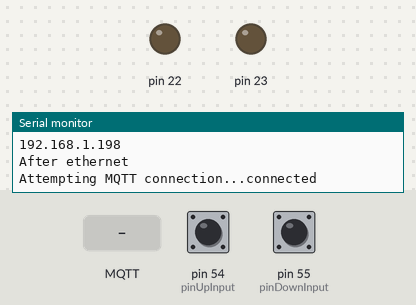
A sketch run on a simulated Arduino Mega 2560, built with avr-gcc and run on an emulated ATmega2560. Parts: output pins drawn as LEDs (lit = HIGH), the last lines printed to the serial monitor. The test bench sets the inputs (shaded band); at power-on: pin 54 (pinUpInput) LOW, pin 55 (pinDownInput) LOW. No MQTT or app messages arrive unless stated.

Above: at 1.2 s.
1.3 s: pin 54 (pinUpInput) pulled HIGH for 0.15 s
At 1.7 s:
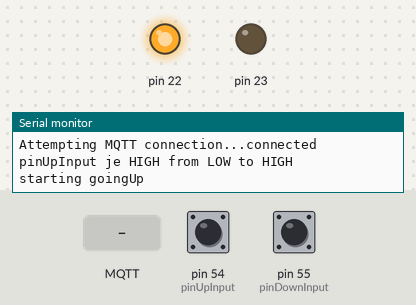
2.9 s: pin 55 (pinDownInput) pulled HIGH for 0.15 s
At 4.1 s:
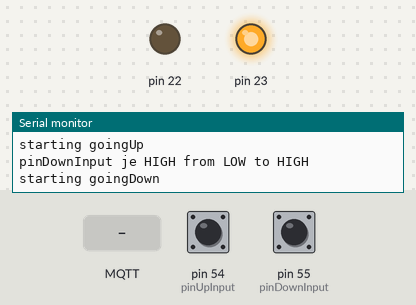
6.0 s: pin 55 (pinDownInput) pulled HIGH for 1 s
At 6.4 s:
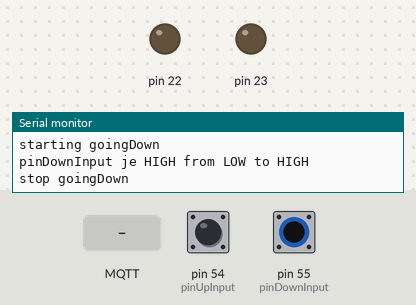
8.5 s: pin 55 (pinDownInput) pulled HIGH for 3.2 s
At 9.5 s:
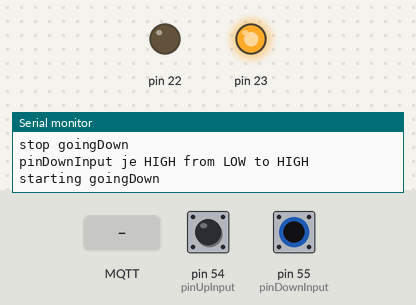
13.2 s: MQTT message "up" arrives on the first subscribed topic
At 14.3 s:
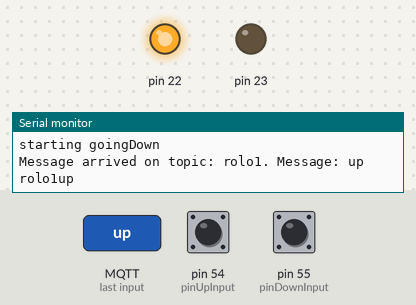
Timing chart, 0 to 15.8 s (numbered marks = the images above; inputs shaded):
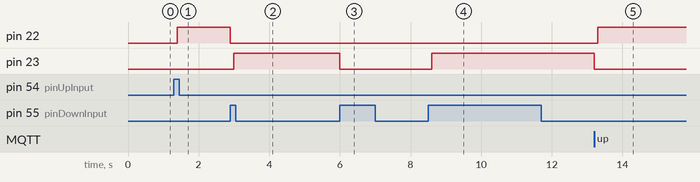

The sketch:

RollerShutter.ino
```cpp
#include <SPI.h>
#include <Controllino.h>
#include <Ethernet.h>
#include <PubSubClient.h>
#include "Shutter.h"


#define pinUp CONTROLLINO_R0
#define pinDown CONTROLLINO_R1
#define pinUpInput CONTROLLINO_A0
#define pinDownInput CONTROLLINO_A1


byte mac[] = {0xDE, 0xAD, 0xBE, 0xEF, 0xFE, 0xED};
byte ip[] = {192, 168, 1, 198};  // <- change to match your network

const char* mqtt_server = "46.101.198.211";
char Controllino_RTC_init();

int goingUp = 0;
int goingDown = 0;
int buttonStateUp = 0;         // Variable to store the current button state
int lastButtonStateUp = 0;     // Variable to store the last button state
int buttonStateDown = 0;         // Variable to store the current button state
int lastButtonStateDown = 0;     // Variable to store the last button state
int calibrationMode = 0;        //Variable to know wheather calibrationMode is active
int calibrated = 0;

const unsigned long timeLimit = 10000; // Time limit in milliseconds (10 seconds)
unsigned long startTime; // Variable to store the start time
unsigned long startTimeCalibrationUp;
unsigned long startTimeCalibrationDown;
unsigned long calibratedTimeUp;
unsigned long calibratedTimeDown;
unsigned long rollTime;
unsigned long rollStartTime;
int setPosition = 0;
int currentPosition = 0;
int newPosition = 0;

EthernetClient ethClient;
PubSubClient client(ethClient);
Shutter rolo1(pinUp, pinDown);

void setup() {
  Serial.begin(115200);
  Serial.println("Starting bairCon123456");
  Ethernet.begin(mac, ip);
  Serial.println(Ethernet.localIP());
  client.setServer(mqtt_server, 1883);
  client.setCallback(callback);
  Serial.println("After ethernet");
  rolo1.init();
  pinMode(pinUpInput, INPUT);
  pinMode(pinDownInput, INPUT);
}

void callback(char* topic, byte* message, unsigned int length) {
  Serial.print("Message arrived on topic: "); Serial.print(topic); Serial.print(". Message: ");
  String messageTemp;
  for (int i = 0; i < length; i++) {
    Serial.print((char)message[i]);
    messageTemp += (char)message[i];
  }
  Serial.println();
  // Feel free to add more if statements to control more GPIOs with MQTT
  if (String(topic) == "rolo1") {
    Serial.print("rolo1");
    if (messageTemp == "up") {
      Serial.println("up");
      rolo1.up();
      goingDown = 0; goingUp = 1;
    }
    else if (messageTemp == "down") {
      Serial.println("down");
      rolo1.down();
      goingDown = 1; goingUp = 0;
    }
    else if (messageTemp == "stop") {
      Serial.println("stop");
      rolo1.stop();
      goingDown = 0; goingUp = 0;
    }
    else if ((messageTemp != "up") && (messageTemp != "down") && (messageTemp != "stop")) {
      newPosition = messageTemp.toInt();
      Serial.println("Nastavitev setPosition: ");
      Serial.println(newPosition); Serial.println(currentPosition); Serial.println(calibratedTimeUp); Serial.println(calibratedTimeDown);

      if (newPosition > currentPosition) {
        rollTime = calibratedTimeUp * (newPosition - currentPosition) / 100;
        rollStartTime = millis();
        Serial.print("rollTime: "); Serial.println(rollTime);
        Serial.print("rollStartTime: "); Serial.println(rollStartTime);
        rolo1.up();
      } else {
        rollTime = calibratedTimeDown * (currentPosition - newPosition) / 100;
        rollStartTime = millis();
        Serial.print("rollTime: "); Serial.println(rollTime);
        Serial.print("rollStartTime: "); Serial.println(rollStartTime);
        rolo1.down();
      }
    }
  }
}


void reconnect() {
  // Loop until we're reconnected
  while (!client.connected()) {
    Serial.print("Attempting MQTT connection...");
    if (client.connect("Controllino")) {
      Serial.println("connected");
      client.subscribe("rolo1");
      client.subscribe("rolo2");
    } else {
      Serial.print("failed, rc=");
      Serial.print(client.state());
      Serial.println(" try again in 5 seconds");
      delay(5000);
    }
  }
}

// the loop function runs over and over again forever
void loop() {
  if (!client.connected()) {reconnect();}
  client.loop();

  if (calibrated) {
    if (calibrationMode == 1) {
    } else {
      if (newPosition != currentPosition) {
        //Serial.print("rolling: ");
        if ((millis() - rollStartTime) > rollTime) {
          rolo1.stop();
          currentPosition = newPosition;
          Serial.print("Nastavljeno na novo pozicijo: ");
          Serial.println(currentPosition);
        }
       }

    }

    //up, down, stop, setPosition

    //can enter calibrationMode

  } else {

    // if not calibrated
    //up, down, stop
    //can enter calibrationMode

    if (calibrationMode == 1) {           //2nd part of calibration mode registering times to go up and down
      buttonStateDown = digitalRead(pinDownInput);
      if (lastButtonStateDown == LOW && buttonStateDown == HIGH) {
        Serial.println("pinDownInput je HIGH from LOW to HIGH - recording calibratedTimeUp, moving down");
        if (!goingDown) {
          calibratedTimeUp = millis() - startTimeCalibrationUp;
          Serial.println("Calibrated time for shutter to go up: ");
          Serial.println(calibratedTimeUp);
          rolo1.down();
          goingUp = 0;
          goingDown = 1;
          startTimeCalibrationDown = millis();
        } else {
          calibratedTimeDown = millis() - startTimeCalibrationDown;
          rolo1.stop();
          goingDown = 0;
          goingUp = 0;
          Serial.println("stoped goingDown and calibration");
          Serial.println("Calibrated time for shutter to go down: ");
          Serial.println(calibratedTimeDown);
          delay(10);  //short delay, just to avoid double triggering of if clause
          calibrationMode = 0;
          calibrated = 1;
          currentPosition = 0;
          startTime = millis();  //to reset startTime for entering calibrationmode
        }
      }
      lastButtonStateDown = buttonStateDown;
    } else {

      //start and stop going up with manual switch
      buttonStateUp = digitalRead(pinUpInput);
      if (lastButtonStateUp == LOW && buttonStateUp == HIGH) {
        Serial.println("pinUpInput je HIGH from LOW to HIGH");
        if (!goingUp) {
          rolo1.up();
          goingDown = 0; goingUp = 1;
          Serial.println("starting goingUp");
        } else {
          rolo1.stop();
          goingDown = 0; goingUp = 0;
          Serial.println("stop goingUp");
          delay(10);  //short delay, just to avoid double triggering of if clause
        }
      }
      lastButtonStateUp = buttonStateUp;

      // start and stop going down with manual switch
      buttonStateDown = digitalRead(pinDownInput);
      if (lastButtonStateDown == LOW && buttonStateDown == HIGH) {
        Serial.println("pinDownInput je HIGH from LOW to HIGH");
        if (!goingDown) {
          rolo1.down();
          goingDown = 1; goingUp = 0;
          Serial.println("starting goingDown");
        } else {
          rolo1.stop();
          goingDown = 0; goingUp = 0;
          Serial.println("stop goingDown");
          delay(10);  //short delay, just to avoid double triggering of if clause
        }
        startTime = millis(); // Record the start time of press
      }
      lastButtonStateDown = buttonStateDown;

      //if we hold button down for more than 10s, we enter calibration mode
      if (buttonStateDown == HIGH) {
        if ((millis() - startTime) >= timeLimit) {
          Serial.println("Entered calibration mode");
          calibrated = 0; calibrationMode = 1;
          rolo1.up();
          goingUp = 1; goingDown = 0;
          startTimeCalibrationUp = millis();

        }
      }
    }
  }
}
```

Shutter.cpp
```cpp
#include "Shutter.h"
#include "Arduino.h"

Shutter::Shutter(byte pinUp, byte pinDown) {
  _pinUp = pinUp;
  _pinDown = pinDown;
  init();
}
void Shutter::init() {
  pinMode(_pinUp, OUTPUT);
  pinMode(_pinDown, OUTPUT);
  stop();
}
void Shutter::up() {
  digitalWrite(_pinDown, LOW);
  delay(100);
  digitalWrite(_pinUp, HIGH);
}
void Shutter::down() {
  digitalWrite(_pinUp, LOW);
  delay(100);
  digitalWrite(_pinDown, HIGH);
}
void Shutter::stop() {
  digitalWrite(_pinUp, LOW);
  digitalWrite(_pinDown, LOW);
}
```

Shutter.h
```cpp
#ifndef SHUTTER_H
#define SHUTTER_H
#include <Arduino.h>

class Shutter {
  private:
    byte _pinUp;
    byte _pinDown;
  public:
    Shutter(byte pinUp, byte pinDown);
    void init();
    void up();
    void down();
    void stop();
};
#endif
```

Measured:
- after the input at 1.3 s, pin 22: LOW → HIGH after 0.10 s
- after the input at 2.9 s, pin 22: HIGH → LOW at once; pin 23: LOW → HIGH after 0.10 s
- after the input at 6.0 s, pin 23: HIGH → LOW at once
- after the input at 8.5 s, pin 23: LOW → HIGH after 0.10 s
- after the input at 13.2 s, pin 22: LOW → HIGH after 0.10 s; pin 23: HIGH → LOW at once
